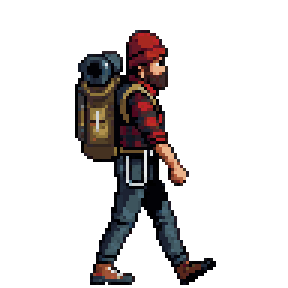
#> input picture assets/climbers/lumberjack/walk/1.png, 96 x 96 px, given in place of 0.png, which was not available (shown 3 times larger)
$ python mapart.py
#> lines starting #> are read from the running program, lines starting #| are printed output that depends on the picture
# mapart.py: the map's own small art. (1) each climber at map size, walking (6 frames, facing right) and standing,
# shrunk from their own frames, hard-edged and outlined like the paintings; (2) the signposts' wooden plaques, as
# nine-slice images: plain wood, gold-trimmed (climbed) and weathered grey (not reached yet)
import os
from PIL import Image,ImageDraw
A="assets/climbers";O="assets/maps/mini"
def mini(src,h=22):
#> called with src = 'assets/climbers/lumberjack/walk/0.png', h = 22
    im=Image.open(src).convert("RGBA");im=im.crop(im.getbbox());w=round(im.width*h/im.height)
#> in mini, im is the input picture: PIL image 96x96 RGBA; mean R, G, B, A 12.7, 9.4, 9.3, 52.5
#> after `im = im.crop(im.getbbox())`:
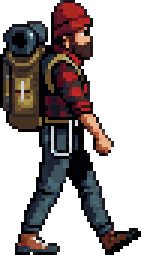
#> im: PIL image 47x85 RGBA (shown 3 times larger); mean R, G, B, A 29.3, 21.8, 21.4, 121.2; transparent parts drawn white
#> after `w = round(im.width * h / im.height)`: w = 12
    sm=im.resize((w*4,h*4),Image.BOX).resize((w,h),Image.BOX);px=sm.load()
    for y in range(h):
        for x in range(w):r,g,b,a=px[x,y];px[x,y]=(r,g,b,255 if a>110 else 0)
    o=Image.new("RGBA",(w+2,h+2));o.paste(sm,(1,1));op=o.load();m=[[op[x,y][3]>0 for x in range(w+2)] for y in range(h+2)]
    for y in range(h+2):
        for x in range(w+2):
            if not m[y][x] and any(0<=x+dx<w+2 and 0<=y+dy<h+2 and m[y+dy][x+dx] for dx,dy in ((1,0),(-1,0),(0,1),(0,-1))):op[x,y]=(20,14,12,255)
    return o
for c in ["lumberjack","woman","modcut","redcat"]:
    d=f"{O}/{c}";os.makedirs(d,exist_ok=True)
    fr=[mini(f"{A}/{c}/walk/{i}.png") for i in range(6)]+[mini(f"{A}/{c}/idle/0.png")]
#> call 3 of mini, with src = 'assets/climbers/lumberjack/walk/2.png', h = 22
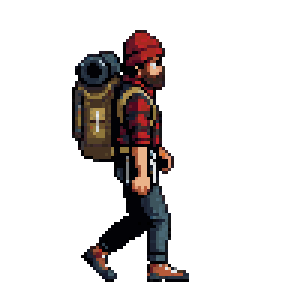
#> input picture assets/climbers/lumberjack/walk/5.png, 96 x 96 px, given in place of 2.png, which was not available (shown 3 times larger)
#> in mini, im is the input picture: PIL image 96x96 RGBA; mean R, G, B, A 12.4, 8.7, 8.1, 49.3
#> in mini (call 3), `im = im.crop(im.getbbox())`:
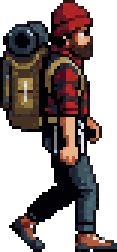
#> im: PIL image 39x84 RGBA (shown 3 times larger); mean R, G, B, A 35, 24.4, 22.7, 138.6; transparent parts drawn white
#> (the run stopped early here; a loop or call above may not have finished)
